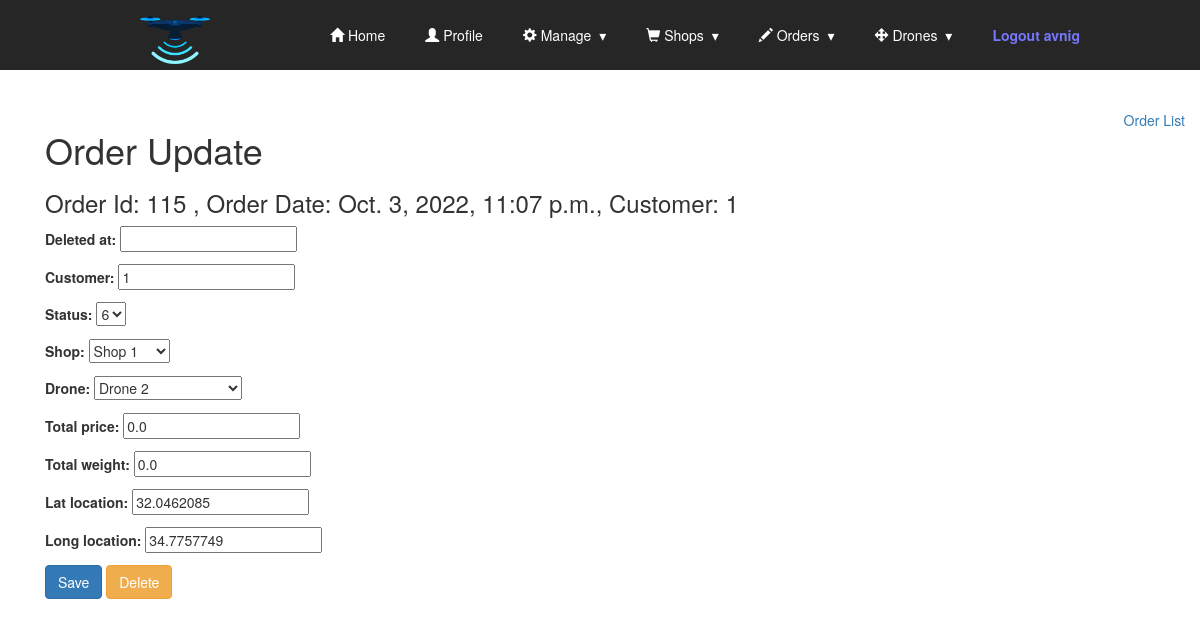
The app's page /orders/order/115/update (signed in), older data.
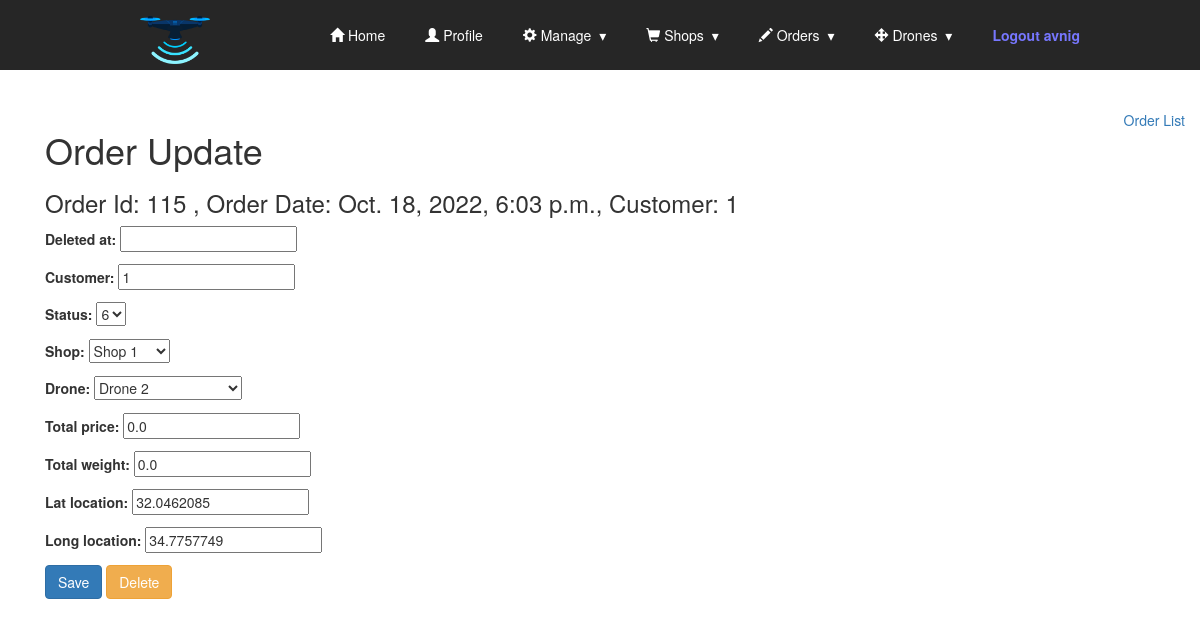
The same page, newer data.
### orders/models.py (models this page shows, shortened)
class SoftDeletionModel(models.Model):
    deleted_at = models.DateTimeField(blank=True, null=True)
    objects = SoftDeletionManager()
    all_objects = SoftDeletionManager(alive_only=False)
    class Meta:
        abstract = True

class Order(SoftDeletionModel):
    OrderStatus = (
        ('New',1),          # A new order which was not yet attended
        ('Processing',3),   # An order that is being prepared for shipping
        ('Shipped',4),      # An order which is on its way with a drone
        ('Delievered',5),   # An order which the consumer accepted with the app
        ('Closed',6),       # An order after delievered
        ('Canceled',7),     # Softly deleted order / canceled
    )
    customer = models.IntegerField()
    order_date = models.DateTimeField(auto_now=True)
    status = models.CharField(max_length = 10, choices = OrderStatus, default = 1)
    shop = models.ForeignKey(Shop,on_delete=models.DO_NOTHING)
    drone = models.ForeignKey(Drone,on_delete=models.DO_NOTHING,null=True)
    total_price = models.FloatField(default=0)
    total_weight = models.FloatField(default=0)
    lat_location = models.FloatField(default=0)
    long_location = models.FloatField(default=0)

### orders/views.py (the view, shortened to what this page needs)
# urls.py: path('order/<int:id>/update',OrderUpdateView.as_view(),name='order_update'),
@method_decorator(login_required, name='dispatch')
class OrderUpdateView(UpdateView):
    template_name = 'orders/order_update.html'
    form_class = OrderModelForm
    model=Order
    context_object_name = 'order'
    def get_object(self):
        id_ = self.kwargs.get("id")
        return get_object_or_404(Order,id=id_)

### orders/forms.py
class OrderModelForm(forms.ModelForm):
    class Meta:
        model = Order
        fields = '__all__'

### drones/models.py (called while the page is built)
    def __str__(self):
        return self.name

### orders/models.py (called while the page is built)
    def get_queryset(self):
        if self.alive_only:
            return SoftDeletionQuerySet(self.model).filter(deleted_at=None)
        return SoftDeletionQuerySet(self.model)

### shops/models.py (called while the page is built)
    def __str__(self):
        return self.name

### orders/templates/orders/order_update.html (shortened to what this page needs)
<!DOCTYPE html>
{% extends "base.html" %}
{% block content %}
<div class="container">
<br><br>
  <a href="{% url 'orders:order_list' %}" style="align:right; float: right;">Order List</a>
  <h1>Order Update</h1>
  <h3>Order Id: {{order.id}} , Order Date: {{order.order_date}}, Customer: {{order.customer}}</h3>
  <form method="POST">
    {{form.as_p}}
    <input class="btn btn-primary" type="submit" value="Save"/>
    <a href="{% url 'orders:order_delete' order.id %}"><button type="button" class="btn btn-warning">Delete</button></a>
  </form>
</div>
{% endblock %}

Row changes from the older to the newer data that the page shows:
changed Order "Shop 1": order_date "Oct. 3, 2022, 11:07 p.m." → "Oct. 18, 2022, 6:03 p.m."
